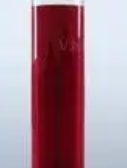
#> input picture full_red.png, 127 x 168 px
$ python -i main.py   (imports and definitions only)
#> lines starting #> are read from the running program, lines starting #| are printed output that depends on the picture; after the words box and inside, x2 and y2 are one past the last pixel; in counts of white or black regions, pixels touching at a corner belong together
# demo: https://www.bilibili.com/video/BV18F411W7y2/?spm_id_from=333.337.search-card.all.click&vd_source=48ac9228f953e9e82ee581faae1b1437
import time

import cv2
import numpy as np
from PySide6 import QtGui
from PySide6.QtCore import QTimer
from PySide6.QtGui import QPixmap, QImage
# Press Shift+F10 to execute it or replace it with your code.
# Press Double Shift to search everywhere for classes, files, tool windows, actions, and settings.

from PySide6.QtWidgets import QApplication, QMainWindow, QFileDialog, QMessageBox

from ui_demo import Ui_MainWindow


def print_hi(name):
    # Use a breakpoint in the code line below to debug your script.
    print(f'Hi, {name}')  # Press Ctrl+F8 to toggle the breakpoint.


# Press the green button in the gutter to run the script.
class MainWinow(QMainWindow):  # 继承 QMainWindow
    # [36 lines left out: functions __init__, band, open_camera, not called in this run]

    ''' 打开摄像头 '''

    # [15 lines left out: function show_camera, not called in this run]

    ''' 拍照 '''

    # [72 lines left out: functions capture, close_camera, pickImage, checkColor, not called in this run]


def get_dominant_color(image):
    image = cv2.cvtColor(image, cv2.COLOR_BGR2HSV)
    color = ("黑色", "红色", "绿色", "蓝色", "黄色", "洋红色", "青色")
    # hsv color 格式
    boundaries = [([0, 0, 0], [180, 255, 15]),  # 黑色
                  ([0, 43, 46], [10, 255, 255]),  # 红色
                  ([35, 43, 46], [77, 255, 255]),  # 绿色
                  ([110, 43, 46], [130, 255, 255]),  # 蓝色
                  ([20, 70, 50], [30, 255, 255]),  # 黄色
                  ([150, 43, 46], [170, 255, 255]),  # 洋红色
                  ([78, 43, 46], [99, 255, 255])]  # 青色
    index = -1
    count = 0
    colors = ""
    for (lower, upper) in boundaries:
        index = index + 1
        lower = np.array(lower, dtype="uint8")
        upper = np.array(upper, dtype="uint8")
        # 根据颜色范围识别颜色 0 不匹配;匹配是1 输出的二值化图像
        mask = cv2.inRange(image, lower, upper)
        # cv2.medianBlur(mask_yellow, 7)  # 中值滤波
        mask_NonZero = cv2.countNonZero(mask)
        if mask_NonZero == 0:
            print("模糊匹配--不匹配")
            continue
        else:
            count = count + 1
            colors = colors + (color[index]) + "|"
            print("模糊匹配到的颜色 1111 " + color[index] + "")
        # [8 lines of commented-out code are left out]
    print("模糊匹配颜色数量", count)
    print("模糊匹配颜色", colors)
    return count, colors


# [6 lines not run here, left out]

>>> import cv2
>>> picture = cv2.imread('full_red.png')
#> picture is the input picture: shape (168, 127, 3); mean B, G, R 151.4, 139.1, 170.6
>>> result = get_dominant_color(picture)
#> in get_dominant_color, `image = cv2.cvtColor(image, cv2.COLOR_BGR2HSV)`: image: shape (168, 127, 3); mean H, S, V 137.6, 100.6, 181.5
#> the loop in get_dominant_color, `for (lower, upper) in boundaries:` made 7 passes
#> mask_NonZero on passes 1 to 7: 0, 31, 0, 0, 0, 147, 0
#> pass 2, in get_dominant_color, `mask = cv2.inRange(image, lower, upper)`:
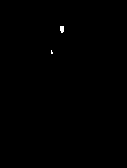
#> mask: shape (168, 127); 0.15% white; 2 white regions (1 under 20 px), largest, box (x1, y1, x2, y2) and area: (60, 26, 64, 33) 25
#> after the loop in get_dominant_color, `for (lower, upper) in boundaries:`: colors = '红色|洋红色|'; count = 2; index = 6
#| 模糊匹配颜色数量 2
#| 模糊匹配颜色 红色|洋红色|
#> result = (2, '红色|洋红色|')
